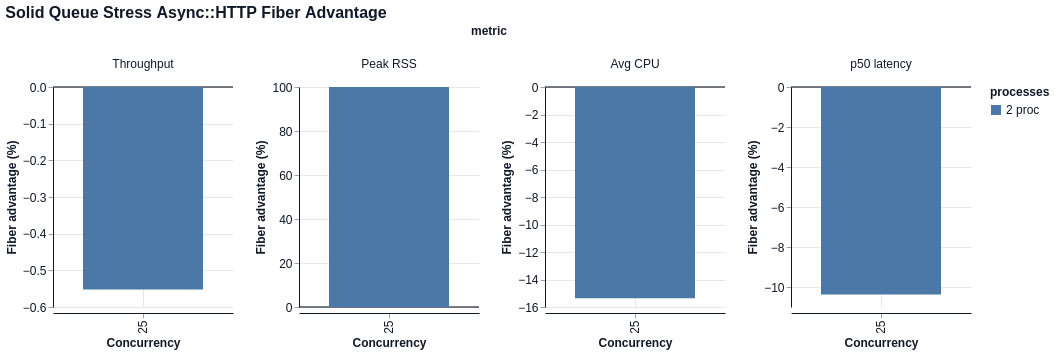

Vega-Lite specification stored for this chart:
### Vega-Lite specification from a JSON file in a GitHub repository (floating-point values rounded to 4 significant figures)
{"$schema": "https://vega.github.io/schema/vega-lite/v6.json", "title": "Solid Queue Stress Async::HTTP Fiber Advantage", "data": {"values": [{"concurrency": 25, "processes": "2 proc", "metric": "Throughput", "value": -0.5524}, {"concurrency": 25, "processes": "2 proc", "metric": "Peak RSS", "value": 100.0}, {"concurrency": 25, "processes": "2 proc", "metric": "Avg CPU", "value": -15.36}, {"concurrency": 25, "processes": "2 proc", "metric": "p50 latency", "value": -10.38}]}, "facet": {"column": {"field": "metric", "type": "nominal", "sort": ["Throughput", "Peak RSS", "Avg CPU", "p50 latency"]}}, "spec": {"width": 180, "height": 220, "layer": [{"mark": {"type": "rule", "color": "#111827", "strokeWidth": 1.5, "opacity": 0.75}, "encoding": {"y": {"datum": 0, "type": "quantitative", "title": "Fiber advantage (%)"}}}, {"mark": {"type": "bar", "tooltip": true}, "encoding": {"x": {"field": "concurrency", "type": "ordinal", "title": "Concurrency"}, "xOffset": {"field": "processes", "type": "nominal", "sort": ["1 proc", "2 proc", "6 proc"]}, "y": {"field": "value", "type": "quantitative", "title": "Fiber advantage (%)", "stack": null}, "color": {"field": "processes", "type": "nominal", "sort": ["1 proc", "2 proc", "6 proc"]}, "tooltip": [{"field": "metric", "type": "nominal"}, {"field": "concurrency", "type": "quantitative"}, {"field": "processes", "type": "nominal"}, {"field": "value", "type": "quantitative"}]}}]}, "resolve": {"scale": {"y": "independent"}}, "config": {"background": "white", "axis": {"labelFont": "Helvetica", "titleFont": "Helvetica", "labelFontSize": 12, "titleFontSize": 12, "labelColor": "#111827", "titleColor": "#111827", "domainColor": "#111827", "tickColor": "#9ca3af", "grid": true, "gridColor": "#e5e7eb"}, "header": {"labelFont": "Helvetica", "titleFont": "Helvetica", "labelFontSize": 12, "titleFontSize": 12, "labelColor": "#111827", "titleColor": "#111827"}, "legend": {"labelFont": "Helvetica", "titleFont": "Helvetica", "labelFontSize": 12, "titleFontSize": 12, "labelColor": "#111827", "titleColor": "#111827"}, "title": {"font": "Helvetica", "fontSize": 16, "anchor": "start", "color": "#111827"}, "view": {"stroke": null}}}
